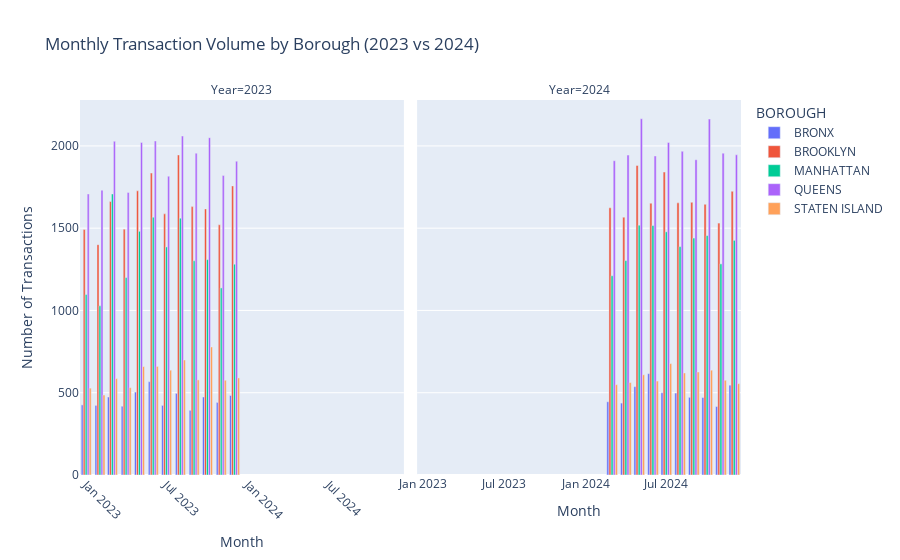

The notebook cell saved with this chart:
### Code cell
import plotly.express as px
import pandas as pd

# Ensure datetime format
combined_df['SALE DATE'] = pd.to_datetime(combined_df['SALE DATE'], errors='coerce')

# Filter data for 2023 and 2024
df_2023_2024 = combined_df[
    (combined_df['SALE DATE'].dt.year.isin([2023, 2024])) &
    (combined_df['SALE DATE'].notna())
]

# Create a "year-month" column for grouping
df_2023_2024['YEAR_MONTH'] = df_2023_2024['SALE DATE'].dt.to_period('M').astype(str)

# Group by year-month and borough
monthly_counts_2023_2024 = (
    df_2023_2024.groupby(['YEAR_MONTH', 'BOROUGH', df_2023_2024['SALE DATE'].dt.year])
    .size()
    .reset_index(name='TRANSACTION_COUNT')
)

# Plot using bar chart for comparison between 2023 and 2024
fig = px.bar(
    monthly_counts_2023_2024,
    x='YEAR_MONTH',
    y='TRANSACTION_COUNT',
    color='BOROUGH',
    facet_col='SALE DATE',
    title='Monthly Transaction Volume by Borough (2023 vs 2024)',
    labels={'YEAR_MONTH': 'Month', 'TRANSACTION_COUNT': 'Number of Transactions', 'SALE DATE': 'Year'},
)

fig.update_layout(
    xaxis_tickangle=45,
    barmode='group',  # Group the bars for each month
)

fig.show()

### Figure 1 — Plotly figure (JSON) as saved in the notebook; plotly's stock layout.template omitted (floating-point values rounded to 4 significant figures)
{"data": [{"alignmentgroup": "True", "hovertemplate": "BOROUGH=BRONX<br>Year=2023<br>Month=%{x}<br>Number of Transactions=%{y}<extra></extra>", "legendgroup": "BRONX", "marker": {"color": "#636efa", "pattern": {"shape": ""}}, "name": "BRONX", "offsetgroup": "BRONX", "orientation": "v", "showlegend": true, "textposition": "auto", "type": "bar", "x": ["2023-01", "2023-02", "2023-03", "2023-04", "2023-05", "2023-06", "2023-07", "2023-08", "2023-09", "2023-10", "2023-11", "2023-12"], "xaxis": "x", "y": [426, 423, 474, 418, 504, 567, 423, 496, 393, 474, 441, 483], "yaxis": "y"}, {"alignmentgroup": "True", "hovertemplate": "BOROUGH=BRONX<br>Year=2024<br>Month=%{x}<br>Number of Transactions=%{y}<extra></extra>", "legendgroup": "BRONX", "marker": {"color": "#636efa", "pattern": {"shape": ""}}, "name": "BRONX", "offsetgroup": "BRONX", "orientation": "v", "showlegend": false, "textposition": "auto", "type": "bar", "x": ["2024-03", "2024-04", "2024-05", "2024-06", "2024-07", "2024-08", "2024-09", "2024-10", "2024-11", "2024-12"], "xaxis": "x2", "y": [445, 437, 537, 616, 500, 498, 472, 471, 416, 546], "yaxis": "y2"}, {"alignmentgroup": "True", "hovertemplate": "BOROUGH=BROOKLYN<br>Year=2023<br>Month=%{x}<br>Number of Transactions=%{y}<extra></extra>", "legendgroup": "BROOKLYN", "marker": {"color": "#EF553B", "pattern": {"shape": ""}}, "name": "BROOKLYN", "offsetgroup": "BROOKLYN", "orientation": "v", "showlegend": true, "textposition": "auto", "type": "bar", "x": ["2023-01", "2023-02", "2023-03", "2023-04", "2023-05", "2023-06", "2023-07", "2023-08", "2023-09", "2023-10", "2023-11", "2023-12"], "xaxis": "x", "y": [1492, 1400, 1662, 1494, 1727, 1835, 1587, 1945, 1631, 1617, 1521, 1757], "yaxis": "y"}, {"alignmentgroup": "True", "hovertemplate": "BOROUGH=BROOKLYN<br>Year=2024<br>Month=%{x}<br>Number of Transactions=%{y}<extra></extra>", "legendgroup": "BROOKLYN", "marker": {"color": "#EF553B", "pattern": {"shape": ""}}, "name": "BROOKLYN", "offsetgroup": "BROOKLYN", "orientation": "v", "showlegend": false, "textposition": "auto", "type": "bar", "x": ["2024-03", "2024-04", "2024-05", "2024-06", "2024-07", "2024-08", "2024-09", "2024-10", "2024-11", "2024-12"], "xaxis": "x2", "y": [1624, 1567, 1881, 1652, 1841, 1654, 1657, 1645, 1531, 1724], "yaxis": "y2"}, {"alignmentgroup": "True", "hovertemplate": "BOROUGH=MANHATTAN<br>Year=2023<br>Month=%{x}<br>Number of Transactions=%{y}<extra></extra>", "legendgroup": "MANHATTAN", "marker": {"color": "#00cc96", "pattern": {"shape": ""}}, "name": "MANHATTAN", "offsetgroup": "MANHATTAN", "orientation": "v", "showlegend": true, "textposition": "auto", "type": "bar", "x": ["2023-01", "2023-02", "2023-03", "2023-04", "2023-05", "2023-06", "2023-07", "2023-08", "2023-09", "2023-10", "2023-11", "2023-12"], "xaxis": "x", "y": [1097, 1028, 1708, 1200, 1481, 1567, 1386, 1561, 1302, 1309, 1137, 1281], "yaxis": "y"}, {"alignmentgroup": "True", "hovertemplate": "BOROUGH=MANHATTAN<br>Year=2024<br>Month=%{x}<br>Number of Transactions=%{y}<extra></extra>", "legendgroup": "MANHATTAN", "marker": {"color": "#00cc96", "pattern": {"shape": ""}}, "name": "MANHATTAN", "offsetgroup": "MANHATTAN", "orientation": "v", "showlegend": false, "textposition": "auto", "type": "bar", "x": ["2024-03", "2024-04", "2024-05", "2024-06", "2024-07", "2024-08", "2024-09", "2024-10", "2024-11", "2024-12"], "xaxis": "x2", "y": [1211, 1303, 1518, 1516, 1478, 1388, 1440, 1455, 1283, 1426], "yaxis": "y2"}, {"alignmentgroup": "True", "hovertemplate": "BOROUGH=QUEENS<br>Year=2023<br>Month=%{x}<br>Number of Transactions=%{y}<extra></extra>", "legendgroup": "QUEENS", "marker": {"color": "#ab63fa", "pattern": {"shape": ""}}, "name": "QUEENS", "offsetgroup": "QUEENS", "orientation": "v", "showlegend": true, "textposition": "auto", "type": "bar", "x": ["2023-01", "2023-02", "2023-03", "2023-04", "2023-05", "2023-06", "2023-07", "2023-08", "2023-09", "2023-10", "2023-11", "2023-12"], "xaxis": "x", "y": [1708, 1731, 2028, 1717, 2021, 2030, 1816, 2060, 1956, 2050, 1820, 1907], "yaxis": "y"}, {"alignmentgroup": "True", "hovertemplate": "BOROUGH=QUEENS<br>Year=2024<br>Month=%{x}<br>Number of Transactions=%{y}<extra></extra>", "legendgroup": "QUEENS", "marker": {"color": "#ab63fa", "pattern": {"shape": ""}}, "name": "QUEENS", "offsetgroup": "QUEENS", "orientation": "v", "showlegend": false, "textposition": "auto", "type": "bar", "x": ["2024-03", "2024-04", "2024-05", "2024-06", "2024-07", "2024-08", "2024-09", "2024-10", "2024-11", "2024-12"], "xaxis": "x2", "y": [1910, 1944, 2165, 1939, 2021, 1967, 1916, 2163, 1956, 1946], "yaxis": "y2"}, {"alignmentgroup": "True", "hovertemplate": "BOROUGH=STATEN ISLAND<br>Year=2023<br>Month=%{x}<br>Number of Transactions=%{y}<extra></extra>", "legendgroup": "STATEN ISLAND", "marker": {"color": "#FFA15A", "pattern": {"shape": ""}}, "name": "STATEN ISLAND", "offsetgroup": "STATEN ISLAND", "orientation": "v", "showlegend": true, "textposition": "auto", "type": "bar", "x": ["2023-01", "2023-02", "2023-03", "2023-04", "2023-05", "2023-06", "2023-07", "2023-08", "2023-09", "2023-10", "2023-11", "2023-12"], "xaxis": "x", "y": [528, 486, 586, 531, 659, 660, 637, 699, 578, 778, 576, 590], "yaxis": "y"}, {"alignmentgroup": "True", "hovertemplate": "BOROUGH=STATEN ISLAND<br>Year=2024<br>Month=%{x}<br>Number of Transactions=%{y}<extra></extra>", "legendgroup": "STATEN ISLAND", "marker": {"color": "#FFA15A", "pattern": {"shape": ""}}, "name": "STATEN ISLAND", "offsetgroup": "STATEN ISLAND", "orientation": "v", "showlegend": false, "textposition": "auto", "type": "bar", "x": ["2024-03", "2024-04", "2024-05", "2024-06", "2024-07", "2024-08", "2024-09", "2024-10", "2024-11", "2024-12"], "xaxis": "x2", "y": [549, 562, 609, 571, 677, 620, 626, 637, 576, 555], "yaxis": "y2"}], "layout": {"annotations": [{"font": {}, "showarrow": false, "text": "Year=2023", "x": 0.245, "xanchor": "center", "xref": "paper", "y": 1, "yanchor": "bottom", "yref": "paper"}, {"font": {}, "showarrow": false, "text": "Year=2024", "x": 0.755, "xanchor": "center", "xref": "paper", "y": 1, "yanchor": "bottom", "yref": "paper"}], "barmode": "group", "legend": {"title": {"text": "BOROUGH"}, "tracegroupgap": 0}, "title": {"text": "Monthly Transaction Volume by Borough (2023 vs 2024)"}, "xaxis": {"anchor": "y", "domain": [0, 0.49], "tickangle": 45, "title": {"text": "Month"}}, "xaxis2": {"anchor": "y2", "domain": [0.51, 1], "matches": "x", "title": {"text": "Month"}}, "yaxis": {"anchor": "x", "domain": [0, 1], "title": {"text": "Number of Transactions"}}, "yaxis2": {"anchor": "x2", "domain": [0, 1], "matches": "y", "showticklabels": false}}}
